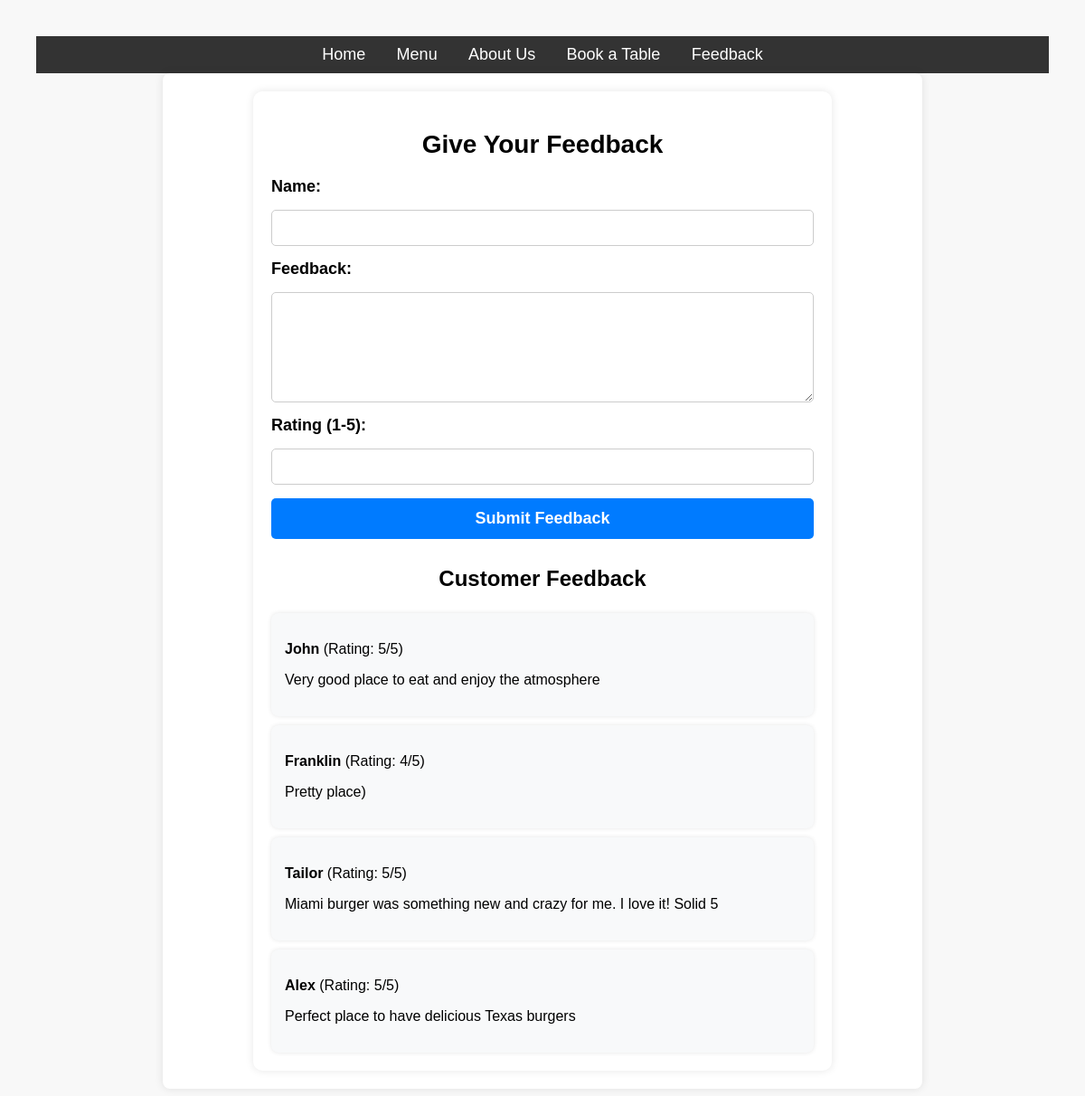
Page /restaurant_app/feedback/ on the earlier database version.
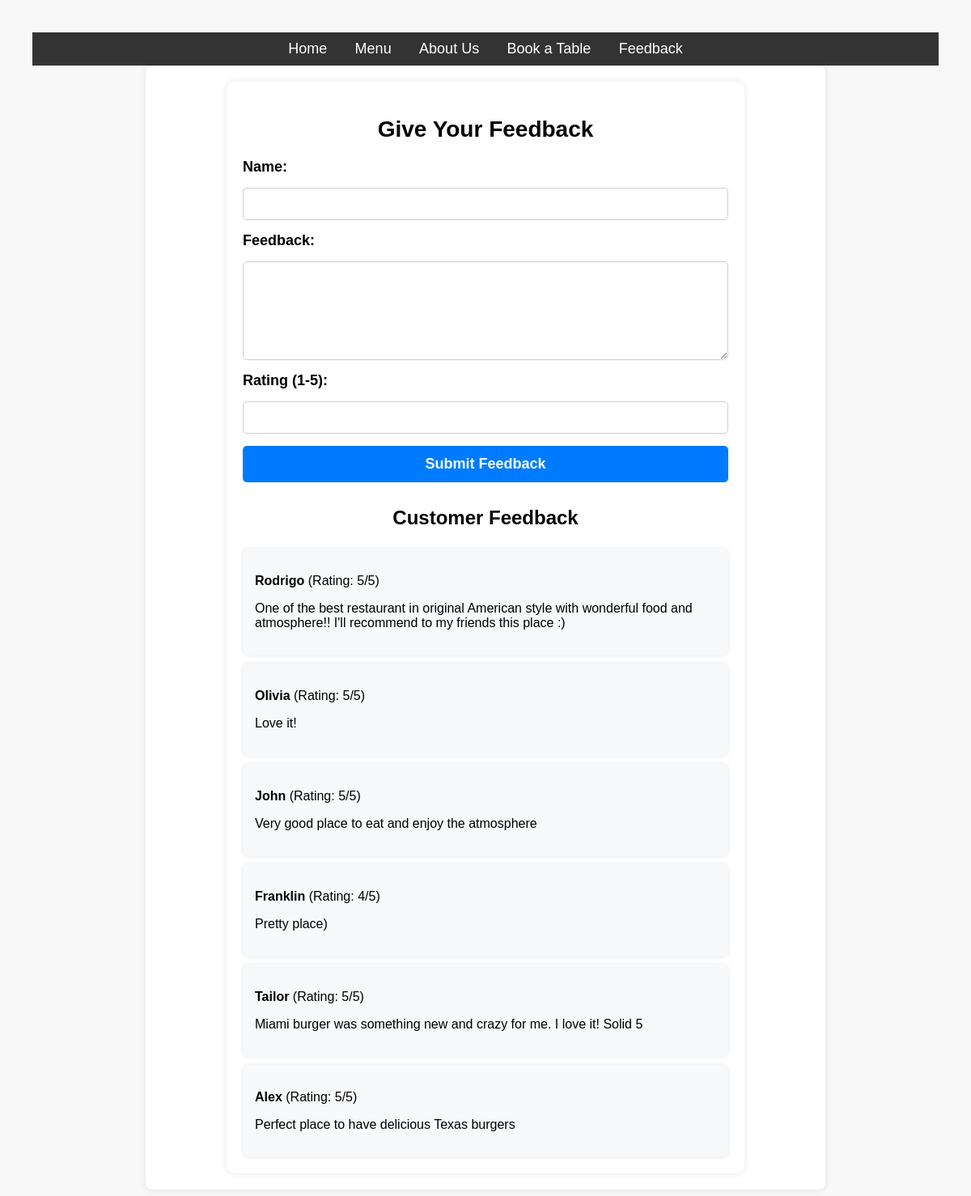
Same page on the later database version.
### restaurant_app/models.py (models this page shows, shortened)
class Feedback(models.Model):
    user_name = models.CharField(max_length=15)
    description = models.TextField(blank=False)
    rating = models.IntegerField()

### restaurant_app/views.py (the view)
# urls.py: path("feedback/", FeedbackView.as_view(), name="feedback"),
class FeedbackView(CreateView):
    model = Feedback
    form_class = FeedbackForm
    template_name = "restaurant_app/feedback.html"
    success_url = reverse_lazy("restaurant_app:feedback")
    def get_context_data(self, **kwargs):
        context = super().get_context_data(**kwargs)
        context["feedback_list"] = Feedback.objects.all().order_by("-id")
        return context

### restaurant_app/views.py (shortened to what this page needs)
class FeedbackForm(forms.ModelForm):
    class Meta:
        model = Feedback
        fields = ["user_name", "description", "rating"]

### templates/restaurant_app/feedback.html (shortened to what this page needs)
{% extends 'base.html' %}
{% block content %}
<div class="container" style="max-width: 600px; margin: auto; padding: 20px; background: white; border-radius: 10px; box-shadow: 0 0 10px rgba(0, 0, 0, 0.1);">
    <h2 style="text-align: center; font-size: 28px; margin-bottom: 20px;">Give Your Feedback</h2>
    <form method="POST" action="{% url 'restaurant_app:feedback' %}" style="display: flex; flex-direction: column; gap: 15px;">
        <label for="user_name" style="font-size: 18px; font-weight: bold;">Name:</label>
        <input type="text" id="user_name" name="user_name" required style="padding: 10px; font-size: 16px; border-radius: 5px; border: 1px solid #ccc;">
        <label for="description" style="font-size: 18px; font-weight: bold;">Feedback:</label>
        <textarea id="description" name="description" required style="padding: 10px; font-size: 16px; border-radius: 5px; border: 1px solid #ccc; height: 100px;"></textarea>
        <label for="rating" style="font-size: 18px; font-weight: bold;">Rating (1-5):</label>
        <input type="number" id="rating" name="rating" min="1" max="5" required style="padding: 10px; font-size: 16px; border-radius: 5px; border: 1px solid #ccc;">
        <button type="submit" style="padding: 12px; font-size: 18px; font-weight: bold; color: white; background: #007bff; border: none; border-radius: 5px; cursor: pointer; transition: background 0.3s;">Submit Feedback</button>
    </form>
    <h3 style="text-align: center; font-size: 24px; margin-top: 30px;">Customer Feedback</h3>
    {% for feedback in feedback_list %}
        <div class="feedback-box" style="background: #f8f9fa; padding: 15px; border-radius: 8px; margin-top: 10px; box-shadow: 0 0 5px rgba(0, 0, 0, 0.1);">
            <p><strong>{{ feedback.user_name }}</strong> (Rating: {{ feedback.rating }}/5)</p>
            <p>{{ feedback.description }}</p>
        </div>
    {% empty %}
        <p style="text-align: center; font-size: 16px;">No feedback yet. Be the first to share your thoughts!</p>
    {% endfor %}
</div>
{% endblock %}

Differences in the rows shown:
added Feedback: user_name "Rodrigo", rating "5", description "One of the best restaurant in original American style with wonderful food and atmosphere!! I'll recommend to my friends this place :)"
added Feedback: user_name "Olivia", rating "5", description "Love it!"
